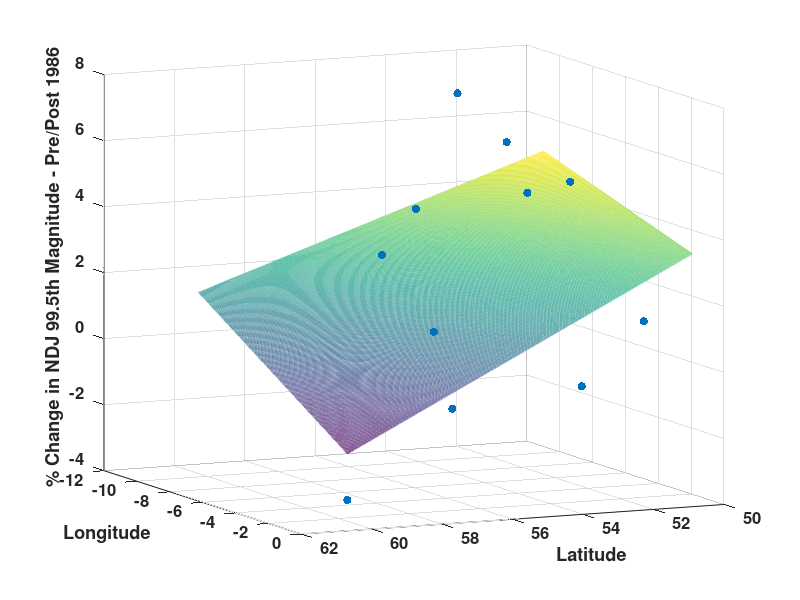

Source code (MATLAB):
percentage_change = [7.803856428; -0.719189293; 1.417672267; -3.295950423; -1.081869868; 4.202843981; 0.917749341; 5.230992125; -0.640342793; -1.263272354; 2.945531569; 5.445345298; 5.219135481]
latitude = [54.6636; 54.2278; 57.2051; 60.1395; 56.3774; 55.3722; 50.3544; 54.0851; 52.7943; 58.2138; 56.5; 51.3937; 52.2524]


longitude = [-6.224426; -10.0069; -2.2037; -1.18299; -2.86051; -7.2289; -4.11986; -3.20545; -2.66329; -6.31772; -6.8796; -10.2444; -4.53524]

X = [ones(size(latitude)) latitude longitude latitude.*longitude];
[b,bint,r] = regress(percentage_change, X)

scatter3(latitude, longitude, percentage_change, 'filled', 'r')
hold on
latitudefit = min(latitude):0.01:max(latitude);
longitudefit = min(longitude):0.01:max(longitude);
[LATITUDEFIT,LONGITUDEFIT] = meshgrid(latitudefit,longitudefit);
YFIT = b(1) + b(2)*LATITUDEFIT + b(3)*LONGITUDEFIT + b(4)*LATITUDEFIT.*LONGITUDEFIT;
mesh(LATITUDEFIT,LONGITUDEFIT,YFIT)
view(155,10)
xlabel('Latitude')
ylabel('Longitude')
zlabel('% Change in NDJ 99.5th Magnitude - Pre/Post 1986')
set(gca, 'fontsize', 12)
set(gca, 'fontweight', 'bold')

